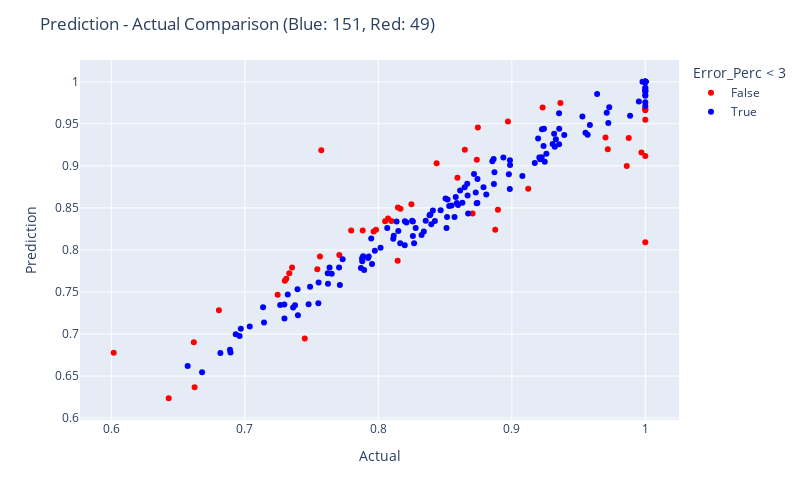

Source (notebook cell):
### Code cell
fig = px.scatter(res, x="Actual", y="Prediction", color = "Error_Perc < 3", color_discrete_map= {True:"blue", False: "red"},
                 hover_data=["Actual", "Prediction", "Error_Perc"])

fig.update_layout(
    autosize=False,
    width=800,
    height=500,
    title_text=f"Prediction - Actual Comparison (Blue: {blue}, Red: {red})",
)

fig.show()

### Figure 1 — Plotly figure (JSON) as saved in the notebook; plotly's stock layout.template omitted (floating-point values rounded to 4 significant figures; data arrays with more than 128 entries replaced by an {"elided": "..."} marker saying what was removed)
{"data": [{"customdata": [[5.332], [6.209], [7.029], [5.027], [3.59], [6.29], [-6.726], [-3.017], [3.176], [4.733], [5.956], [-3.124], [-3.762], [3.095], [-5.518], [-5.381], [4.101], [-7.165], [-3.2], [-8.742], [-4.341], [-4.71], [21.3], [4.276], [3.564], [3.834], [3.232], [4.562], [3.955], [5.566], [-3.364], [12.6], [3.05], [3.716], [3.009], [8.107], [3.064], [4.394], [6.994], [4.76], [-3.38], [-8.82], [-4.53], [4.402], [-19.09], [-8.134], [-3.25], [3.01], [-3.895]], "hovertemplate": "Error_Perc < 3=False<br>Actual=%{x}<br>Prediction=%{y}<br>Error_Perc=%{customdata[0]}<extra></extra>", "legendgroup": "False", "marker": {"color": "red", "symbol": "circle"}, "mode": "markers", "name": "False", "orientation": "v", "showlegend": true, "type": "scatter", "x": [0.7333, 0.8971, 0.8437, 0.9231, 0.8051, 0.8648, 0.7449, 0.643, 0.7965, 0.7311, 0.7354, 0.8706, 0.9702, 0.8593, 0.9876, 0.9719, 0.9364, 0.8876, 1, 0.9861, 0.9123, 0.8896, 0.7573, 0.6618, 0.8248, 0.8738, 0.7983, 0.73, 0.8166, 0.7797, 0.8145, 0.6018, 0.8098, 0.8073, 0.7543, 0.8746, 0.7246, 0.8147, 0.6806, 0.7563, 1, 1, 1, 0.7883, 1, 0.9971, 1, 0.7708, 0.6624], "xaxis": "x", "y": [0.7724, 0.9528, 0.903, 0.9695, 0.834, 0.9192, 0.6948, 0.6236, 0.8218, 0.7657, 0.7792, 0.8434, 0.9337, 0.8859, 0.9331, 0.9196, 0.9748, 0.824, 0.968, 0.8999, 0.8727, 0.8477, 0.9186, 0.6901, 0.8542, 0.9073, 0.8241, 0.7633, 0.8489, 0.8231, 0.7871, 0.6776, 0.8345, 0.8373, 0.777, 0.9455, 0.7468, 0.8505, 0.7282, 0.7923, 0.9662, 0.9118, 0.9547, 0.823, 0.8091, 0.916, 0.9675, 0.794, 0.6366], "yaxis": "y"}, {"customdata": {"elided": "151x1 float values"}, "hovertemplate": "Error_Perc < 3=True<br>Actual=%{x}<br>Prediction=%{y}<br>Error_Perc=%{customdata[0]}<extra></extra>", "legendgroup": "True", "marker": {"color": "blue", "symbol": "circle"}, "mode": "markers", "name": "True", "orientation": "v", "showlegend": true, "type": "scatter", "x": {"elided": "151 float values"}, "xaxis": "x", "y": {"elided": "151 float values"}, "yaxis": "y"}], "layout": {"autosize": false, "height": 500, "legend": {"title": {"text": "Error_Perc < 3"}, "tracegroupgap": 0}, "margin": {"t": 60}, "title": {"text": "Prediction - Actual Comparison (Blue: 151, Red: 49)"}, "width": 800, "xaxis": {"anchor": "y", "autorange": true, "domain": [0, 1], "range": [0.5765, 1.025], "title": {"text": "Actual"}, "type": "linear"}, "yaxis": {"anchor": "x", "autorange": true, "domain": [0, 1], "range": [0.5977, 1.026], "title": {"text": "Prediction"}, "type": "linear"}}}
